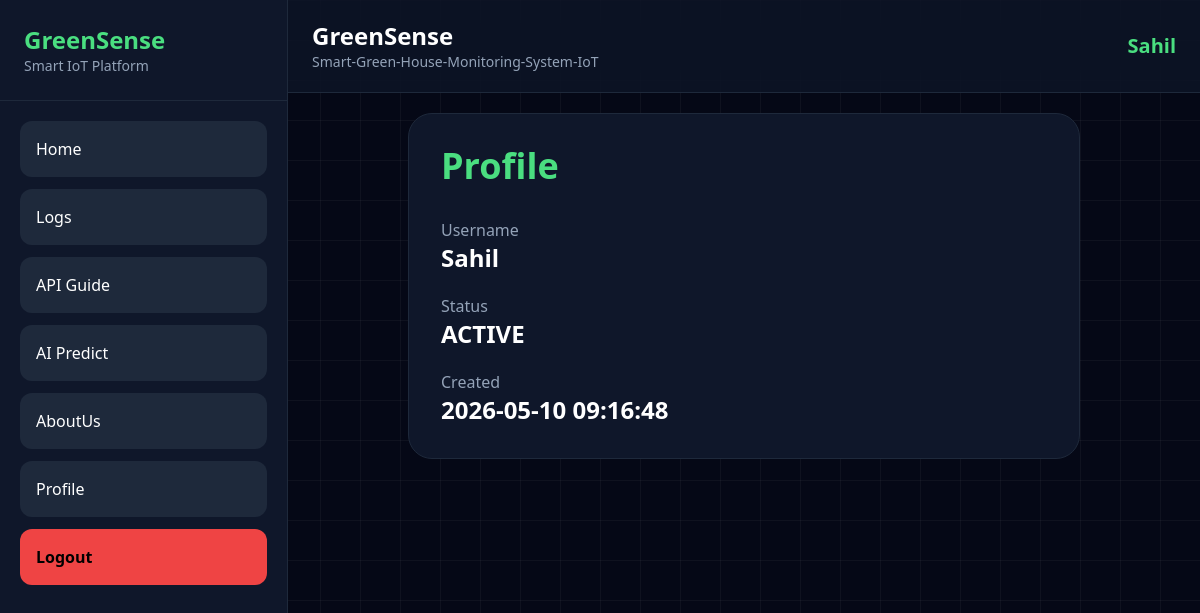
Page /profile (signed in) on the committed database.
### tables this page shows
CREATE TABLE userdata (
                userid INTEGER PRIMARY KEY AUTOINCREMENT,
                username TEXT DEFAULT '*',
                password TEXT DEFAULT '*',
                status TEXT DEFAULT 'active',
                timestamp DATETIME DEFAULT CURRENT_TIMESTAMP
            );

### app.py (the view)
@app.route("/profile")
@loginRequired
def profilePage():
    try:
        connection = getDbConnection()
        cursor = connection.cursor()
        cursor.execute("""
            SELECT *
            FROM userdata
            WHERE username = ?
        """, (session.get("username"),))
        userData = cursor.fetchone()
        connection.close()
        return render_template(
            "profile.html",
            userData=userData
        )
    except Exception as error:
        print(f"error | profile page failed | app.py | {error}")
        return "Internal Server Error"

### app.py (called while the page is built)
def getDbConnection():
    try:
        connection = sqlite3.connect(dbPath)
        connection.row_factory = sqlite3.Row
        return connection
    except Exception as error:
        print(f"error | database connection failed | app.py | {error}")
        return None

def loginRequired(routeFunction):
    @wraps(routeFunction)
    def wrappedFunction(*args, **kwargs):
        if not session.get("username"):
            return redirect("/login")
        return routeFunction(*args, **kwargs)
    return wrappedFunction

### templates/profile.html
{% extends "base.html" %}
{% block content %}
<div class="max-w-2xl mx-auto">
    <div class="bg-slate-900 border border-slate-800 rounded-3xl p-8">
        <h1 class="text-4xl font-black text-green-400">
            Profile
        </h1>
        <div class="space-y-5 mt-8">
            <div>
                <p class="text-slate-400">
                    Username
                </p>
                <h2 class="text-2xl font-bold">
                    {{ userData.username | title }}
                </h2>
            </div>
            <div>
                <p class="text-slate-400">
                    Status
                </p>
                <h2 class="text-2xl font-bold">
                    {{ userData.status | upper}}
                </h2>
            </div>
            <div>
                <p class="text-slate-400">
                    Created
                </p>
                <h2 class="text-2xl font-bold">
                    {{ userData.timestamp }}
                </h2>
            </div>
        </div>
    </div>
</div>
{% endblock %}

### templates/base.html (shortened to what this page needs)
<!DOCTYPE html>
<html lang="en">
<head>
    <script src="https://cdn.tailwindcss.com"></script>
</head>
<body class="text-white min-h-screen">
    <div class="flex">
        <aside id="sidebar"
            class="fixed lg:relative z-50 top-0 left-0 h-screen w-72 bg-slate-900 border-r border-slate-800 transform -translate-x-full lg:translate-x-0 transition duration-300">
            <div class="p-6 flex items-center justify-between border-b border-slate-800">
                <div>
                    <h1 class="text-2xl font-black text-green-400">
                        GreenSense
                    </h1>
                    <p class="text-sm text-slate-400">
                        Smart IoT Platform
                    </p>
                </div>
            </div>
            <nav class="p-5 space-y-3">
                <a href="/" class="block bg-slate-800 hover:bg-green-500 hover:text-black transition rounded-xl p-4">Home</a>
                <a href="/logdata" class="block bg-slate-800 hover:bg-green-500 hover:text-black transition rounded-xl p-4">Logs</a>
                <a href="/apiguide" class="block bg-slate-800 hover:bg-green-500 hover:text-black transition rounded-xl p-4">API Guide</a>
                <a href="/predict" class="block bg-slate-800 hover:bg-green-500 hover:text-black transition rounded-xl p-4">AI Predict</a>
                <a href="/aboutus" class="block bg-slate-800 hover:bg-green-500 hover:text-black transition rounded-xl p-4">AboutUs</a>
                <a href="/profile" class="block bg-slate-800 hover:bg-green-500 hover:text-black transition rounded-xl p-4">Profile</a>
                <a href="/logout" class="block bg-red-500 hover:bg-red-400 transition rounded-xl p-4 text-black font-bold">Logout</a>
            </nav>
        </aside>
        <main class="flex-1 min-h-screen">
            <header class="border-b border-slate-800 bg-slate-900/70 backdrop-blur-xl">
                <div class="px-6 py-5 flex items-center justify-between">
                    <div class="flex items-center gap-4">
                        <div>
                            <h1 class="text-2xl font-black">
                                GreenSense
                            </h1>
                            <p class="text-sm text-slate-400">
                                Smart-Green-House-Monitoring-System-IoT
                            </p>
                        </div>
                    </div>
                    {% if session.username %}
                    <div class="text-xl text-green-400 font-bold">
                        {{ session.username | title }}
                    </div>
                    {% endif %}
                </div>
            </header>
            <div class="p-5">
                {% block content %}{% endblock %}
            </div>
        </main>
    </div>
</body>
</html>

### templates/base.html (style rules this page uses)
body { background-color: #050816; background-image: linear-gradient(rgba(255,255,255,0.04) 1px, transparent 1px), linear-gradient(90deg, rgba(255,255,255,0.04) 1px, transparent 1px); background-size: 40px 40px; }

### rows in the picture
userdata: username "Sahil", status "ACTIVE", timestamp "2026-05-10 09:16:48"
